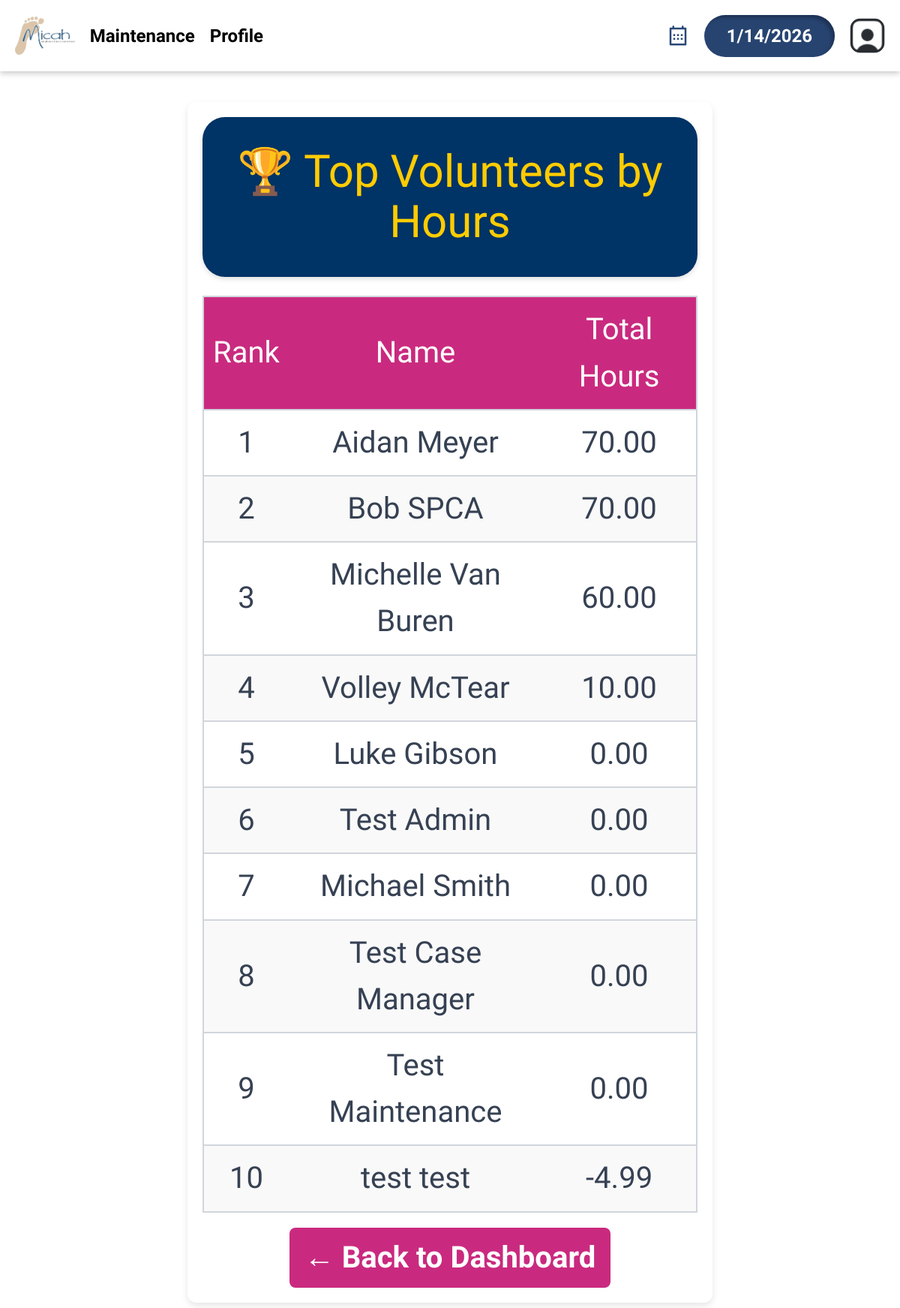
The app's page /leaderboard.php (signed in) with its own data.
### tables this page shows
CREATE TABLE `dbpersons` (
  `id` varchar(256) NOT NULL,
  `start_date` text DEFAULT NULL,
  `first_name` text NOT NULL,
  `last_name` text DEFAULT NULL,
  `street_address` text DEFAULT NULL,
  `city` text DEFAULT NULL,
  `state` varchar(2) DEFAULT NULL,
  `zip_code` text DEFAULT NULL,
  `phone1` varchar(12) NOT NULL,
  `phone1type` text DEFAULT NULL,
  `emergency_contact_phone` varchar(12) DEFAULT NULL,
  `emergency_contact_phone_type` text DEFAULT NULL,
  `birthday` text DEFAULT NULL,
  `email` text DEFAULT NULL,
  `emergency_contact_first_name` text NOT NULL,
  `contact_num` varchar(255) DEFAULT 'n/a',
  `emergency_contact_relation` text NOT NULL,
  `contact_method` text DEFAULT NULL,
  `type` text DEFAULT NULL,
  `status` text DEFAULT NULL,
  `notes` text DEFAULT NULL,
  `password` text DEFAULT NULL,
  `skills` text NOT NULL,
  `interests` text NOT NULL,
  `archived` tinyint(1) NOT NULL,
  `emergency_contact_last_name` text NOT NULL,
  `is_new_volunteer` tinyint(1) NOT NULL DEFAULT 1,
  `is_community_service_volunteer` tinyint(1) NOT NULL DEFAULT 0,
  `total_hours_volunteered` decimal(5,2) DEFAULT 0.00,
  `volunteer_of_the_month` tinyint(1) DEFAULT 0,
  `votm_awarded_month` date DEFAULT NULL,
  `training_level` text DEFAULT NULL
);

### leaderboard.php (the view, shortened to what this page needs)
<?php
$con = connect();
$query = "
    SELECT first_name, last_name, total_hours_volunteered
    FROM dbpersons
    WHERE id != 'vmsroot' AND status = 'Active' AND archived = 0
    ORDER BY total_hours_volunteered DESC
    LIMIT 10
";
$result = mysqli_query($con, $query);
$leaders = [];
if ($result) {
    while ($row = mysqli_fetch_assoc($result)) {
        $leaders[] = $row;
    }
}
?>
<!DOCTYPE html>
<html lang="en">
<head>     <link rel="icon" type="image/png" href="images/micah-favicon.png">
    <?php require_once('universal.inc'); ?>
    <link rel="stylesheet" href="css/base.css" type="text/css" />
</head>
<body>
<?php require_once('header.php'); ?>
<div class="leaderboard-container">
    <h1>🏆 Top Volunteers by Hours</h1>
    <table>
        <thead>
            <tr>
                <th>Rank</th>
                <th>Name</th>
                <th>Total Hours</th>
            </tr>
        </thead>
        <tbody>
            <?php foreach ($leaders as $index => $vol): ?>
                <tr>
                    <td><?= $index + 1 ?></td>
                    <td><?= htmlspecialchars($vol['first_name'] . ' ' . $vol['last_name']) ?></td>
                    <td><?= number_format($vol['total_hours_volunteered'], 2) ?></td>
                </tr>
            <?php endforeach; ?>
        </tbody>
    </table>
    <a class="button-back" href="index.php">← Back to Dashboard</a>
</div>
</body>
</html>

### css/base.css (style rules this page uses)
html, body, header, main, footer, div, span, p, h1, h2, h3, h4, h5, h6, ul, ol, li, input, select, textarea, form, section, label, table, td, tr, th, form, fieldset, em, button, a { padding: 0; margin: 0; font-size: inherit; font-family: inherit; font-weight: inherit; text-decoration: none; font-style: normal; box-sizing: border-box; text-align: left; list-style-type: none; border-spacing: 0; }
:root { --page-background-color: #ffffff; --page-font-color: #333333; --inactive-font-color: #d0d0d0; --inactive-background-color: #f0f0f0; --standout-background: #fafafa; --happy-toast-background-color: #1a7024; --happy-toast-font-color: white; --info-toast-background-color: #2f2f2f; --info-toast-font-color: white; --error-toast-background-color: #701a1a; --error-toast-font-color: white; --shadow-and-border-color: #e8e8e8; --main-color: #003366; --accent-color: #c52e81; --secondary-accent-color: #a3e0f7; --calendar-event-color: #808080; --calendar-event-color-hover: var(--main-color); --calendar-today-border: 2px solid var(--secondary-accent-color); --button-font-color: #3abbab; --button-padding: 0.5rem 1.5rem; --button-border-radius: 0.25rem; --standard-border: 1px solid #333333; --light-border: 1px solid var(--shadow-and-border-color); --text-field-border: 2px solid #e8e8e8; --cancel-button-background-color: #000; --error-color: red; font-size: 40px; font-family: Montserrat; font-weight: 300; }
body { background-color: var(--page-background-color); color: var(--page-font-color); font-family: Montserrat; }
h1 { font-size: 1.5rem; font-weight: 500; margin-bottom: 2rem; background-color: var(--main-color); color: #ffcc00; width: 100%; text-align: center; padding: 1rem; }

### leaderboard.php (style rules this page uses)
.leaderboard-container { max-width: 700px; margin: 40px auto; padding: 20px; background: white; border-radius: 12px; box-shadow: 0px 4px 10px rgba(0,0,0,0.1); }
h1 { text-align: center; margin-bottom: 25px; }
table { width: 100%; border-collapse: collapse; margin-top: 10px; }
th, td { padding: 12px; text-align: center; border-bottom: 1px solid #ddd; }
th { background-color: #c92a7f; color: white; }
tr:nth-child(even) { background-color: #f9f9f9; }
.button-back { display: block; width: fit-content; margin: 20px auto 0; padding: 10px 20px; background-color: #c92a7f; color: white; border: none; border-radius: 8px; text-decoration: none; font-weight: bold; }

### records on screen
dbpersons: first_name+last_name "Aidan Meyer", total_hours_volunteered "70.00"
dbpersons: first_name+last_name "Bob SPCA", total_hours_volunteered "70.00"
dbpersons: first_name+last_name "Michelle Van Buren", total_hours_volunteered "60.00"
dbpersons: first_name+last_name "Volley McTear", total_hours_volunteered "10.00"
dbpersons: first_name+last_name "Luke Gibson", total_hours_volunteered "0.00"
dbpersons: first_name+last_name "Test Admin", total_hours_volunteered "0.00"
dbpersons: first_name+last_name "Michael Smith", total_hours_volunteered "0.00"
dbpersons: first_name+last_name "Test Case Manager", total_hours_volunteered "0.00"
dbpersons: first_name+last_name "Test Maintenance", total_hours_volunteered "0.00"
dbpersons: first_name+last_name "test test", total_hours_volunteered "-4.99"
